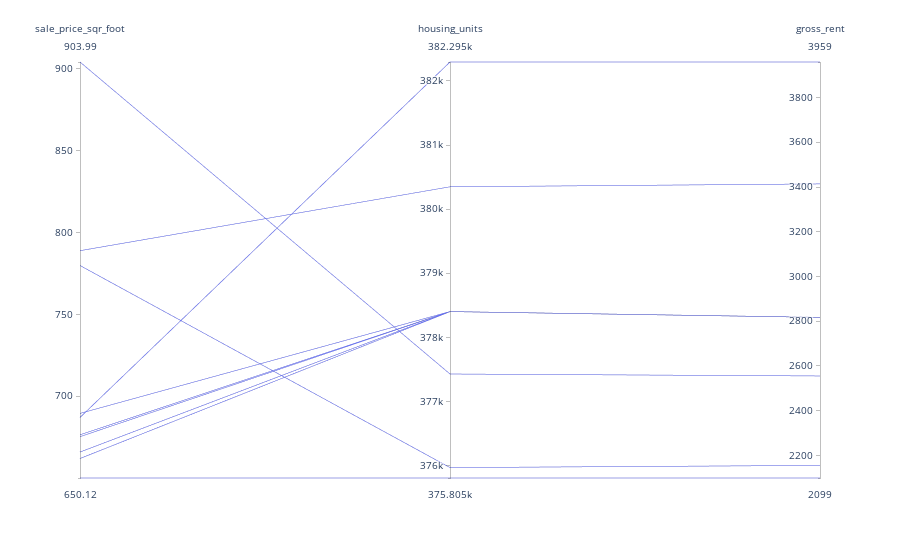

The cell this chart's notebook holds for it:
### Markdown cell above
## Parallel Coordinates and Parallel Categories Analysis

In this section, you will use plotly express to create parallel coordinates and parallel categories visualizations so that investors can interactively filter and explore various factors related to the sales price of the neighborhoods. 

Using the DataFrame of Average values per neighborhood (calculated above), create the following visualizations:
1. Create a Parallel Coordinates Plot
2. Create a Parallel Categories Plot

### Code cell
# Parallel Coordinates Plot
px.parallel_coordinates(top_ten)

### Figure 1 — Plotly figure (JSON) as saved in the notebook; plotly's stock layout.template omitted (floating-point values rounded to 4 significant figures)
{"data": [{"dimensions": [{"label": "sale_price_sqr_foot", "values": [904.0, 788.8, 779.8, 689.6, 687.1, 676.5, 675.4, 666.0, 662.0, 650.1]}, {"label": "housing_units", "values": [377400.0, 380348, 376000.0, 378401, 382295, 378401, 378401, 378401, 378401, 375805]}, {"label": "gross_rent", "values": [2555.0, 3414, 2155.0, 2817.0, 3959, 2817.0, 2817.0, 2817.0, 2817.0, 2099]}], "domain": {"x": [0, 1], "y": [0, 1]}, "name": "", "type": "parcoords"}], "layout": {"legend": {"tracegroupgap": 0}, "margin": {"t": 60}}}
